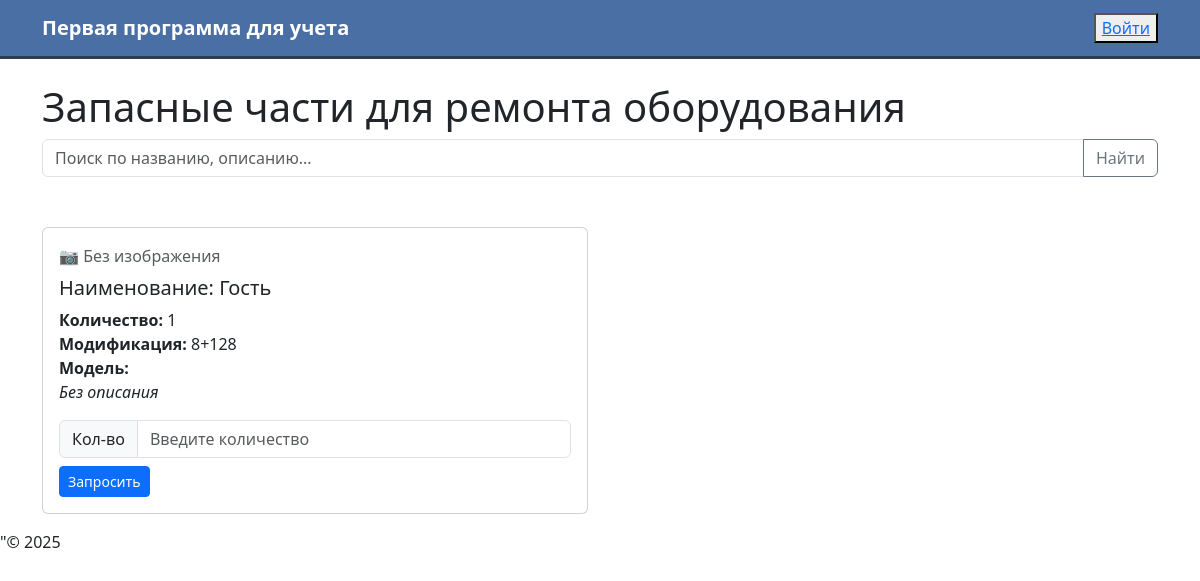
Page /consumables/ on the earlier database version.
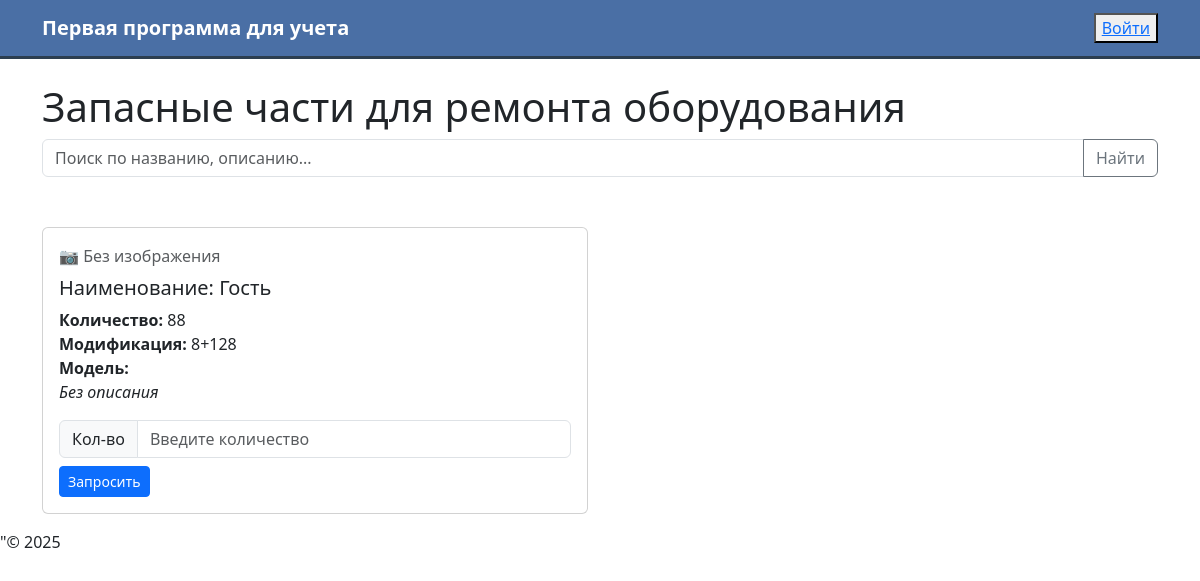
Same page on the later database version.
### inventory/models.py (models this page shows, shortened)
class Consumable(models.Model):
    model = models.CharField("Модель", max_length=100, blank=True)
    name = models.CharField("Имя", max_length=100)
    modification = models.CharField("Модификация", max_length=10, blank=True)
    quantity = models.PositiveIntegerField("Количество")
    description = models.TextField(blank=True, null=True)
    image = models.ImageField("Картинка", upload_to='consumables/', blank=True, null=True)
    class Meta:
        verbose_name="Запчасть для ремонта" # Задаёт человекочитаемое название модели в единственном числе(админка)
        verbose_name_plural="Запчасти для ремонта" #Задаёт человекочитаемое название модели в множественном числе(админка)
        ordering = ['name']

### inventory/views.py (the view)
# urls.py: path('consumables/',views.consumable_list,name='consumables_list'), # путь для вывода содержимоо таблицы Consumable
def consumable_list(request): #принимающее объект request (HTTP-запрос от пользователя).
    query = request.GET.get('q', '').strip() # Получает значение параметра q из GET-запроса
    if query: # Проверяет, ввёл ли пользователь непустой поисковый запрос.
        consumables = Consumable.objects.filter( #Выполняет поиск по нескольким полям
            Q(name__icontains=query) |
            Q(description__icontains=query) |
            Q(modification__icontains=query)
        ).order_by('name')
    else:
        consumables = Consumable.objects.all().order_by('name') # Если запрос пустой — загружает все расходники, отсортированные по имени.
    paginator=Paginator(consumables,10)
    page_number=request.GET.get("page")
    page_obj=paginator.get_page(page_number)
    context={
        'page_obj':page_obj,
        'query':query,
        "current_date":datetime.now().strftime("%d.%m.%Y")}
    return render(request, "inventory/consumable_list.html",context) #Возвращает HTTP-ответ, рендеря шаблон inventory/consumable_list.html с переданным контекстом.

### inventory/templates/inventory/consumable_list.html (shortened to what this page needs)
{% extends "inventory/base.html" %}
{% block content %}
<h1>Запасные части для ремонта оборудования</h1>
<form method="get" class="mb-4">
<form method="get" class="mb-4">
  <div class="input-group">
    <input type="text" name="q" value="{{ request.GET.q }}"
           class="form-control" placeholder="Поиск по названию, описанию...">
    <button class="btn btn-outline-secondary" type="submit"> Найти</button>
  </div>
</form>
    <nav class="navbar navbar-expand-lg navbar-light">
        <div class="container">
        </div>
    </nav>
{% if page_obj%}
  <div class="row">
    {% for item in page_obj %}
      <div class="col-md-6 mb-3">
        <div class="card">
          <div class="card-body">
          {% if item.image %}
          <a href="#" onclick="openModal('{{ item.image.url }}', '{{ item.name }}'); return false;">
            <img src="{{ item.image.url }}" class="img-fluid rounded mb-2" alt="{{ item.name }}" style="max-height: 150px; object-fit: contain; cursor: zoom-in;">
           </a>
          {% else %}
            <div class="text-muted mb-2">📷 Без изображения</div>
          {% endif %}
            <h5 class="card-title">Наименование: {{ item.name }}</h5>
            <p class="card-text">
              <strong>Количество:</strong> {{ item.quantity }}<br>
              <strong>Модификация:</strong> {{ item.modification }}<br>
              <strong>Модель:</strong> {{ item.model }}<br>
              {% if item.description %}
                <strong>Описание:</strong> {{ item.description }}
              {% else %}
                <em>Без описания</em>
              {% endif %}
            </p>
            <div class="mt-3">
            <form method="post" action="{% url 'create_request' item.pk %}?next={{ request.get_full_path|urlencode }}">
              <div class="input-group mb-2">
                <label class="input-group-text" for="quantity_{{ item.pk }}">Кол-во</label>
                <input type="number" name="quantity" min="1" max="{{ item.quantity }}" id="quantity_{{ item.pk }}" class="form-control" placeholder="Введите количество">
              </div>
              {% if not user.is_staff %}
              <button type="submit" class="btn btn-sm btn-primary">Запросить</button>
              {% endif %}
            </form>
            </div>
          </div>
        </div>
      </div>
    {% endfor %}
  </div>
{% endif %}
{% endblock %}

Differences in the rows shown:
changed Consumable "Гость": quantity "1" → "88"
